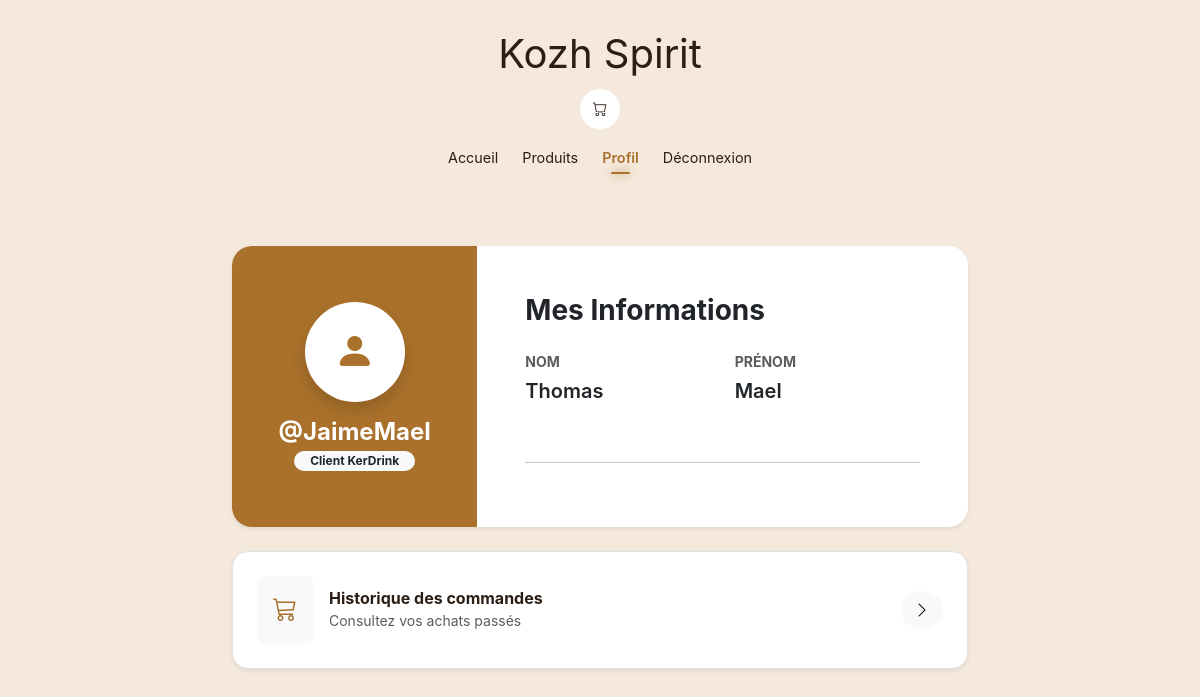
The app's page /?page=profil (signed in) with its own data.
### tables this page shows
CREATE TABLE `client` (
  `idClient` int(11) NOT NULL,
  `nom` varchar(32) NOT NULL,
  `prenom` varchar(32) NOT NULL,
  `pseudo` varchar(32) NOT NULL,
  `mdp` varchar(32) NOT NULL,
  `mail` varchar(50) DEFAULT NULL,
  `telephone` varchar(15) DEFAULT NULL
);

### app/controllers/CustomerController.php (called while the page is built, shortened)
<?php
class CustomerController
{
    public function index(PDO $db): void
    {
        $customerModel = new Customer($db);
        $customer = $customerModel->getById($_SESSION["user"]["idClient"]);
        require_once ROOT . "app/views/customer/profil.php";
        require_once ROOT . "app/views/layout.php";
    }
}

### app/models/Customer.php (called while the page is built, shortened)
<?php
readonly class Customer
{
    private PDO $db;
    public function __construct(PDO $db)
    {
        $this->db = $db;
    }
    public function getById(int $id): array
    {
        $sql = "SELECT * FROM client WHERE idClient = :id;";
        $stmt = $this->db->prepare($sql);
        $stmt->execute(['id' => $id]);
        return $stmt->fetch(PDO::FETCH_ASSOC);
    }
}

### app/views/customer/profil.php (the view, shortened to what this page needs)
<main class="container py-5">
    <div class="row justify-content-center">
        <div class="col-lg-8">
            <div class="card border-0 shadow-sm overflow-hidden" style="border-radius: 20px; background: #f8f9fa;">
                <div class="row g-0">
                    <div class="col-md-4 text-center p-5 d-flex flex-column align-items-center justify-content-center"
                         style="background-color: var(--acc); color: white;">
                        <div class="rounded-circle bg-white d-flex align-items-center justify-content-center mb-3 shadow"
                             style="width: 100px; height: 100px;">
                            <i class="bi bi-person-fill fs-1" style="color: var(--acc)"></i>
                        </div>
                        <h4 class="fw-bold mb-1">@<?= htmlspecialchars($customer["pseudo"]) ?></h4>
                        <span class="badge bg-light text-dark rounded-pill px-3">Client KerDrink</span>
                    </div>
                    <div class="col-md-8 p-5 bg-white">
                        <div class="d-flex justify-content-between align-items-center mb-4">
                            <h3 class="fw-bold mb-0">Mes Informations</h3>
                        </div>
                        <div class="row g-4">
                            <div class="col-sm-6">
                                <label class="text-uppercase small fw-bold text-muted mb-1 d-block">Nom</label>
                                <p class="fs-5 fw-semibold text-dark"><?= htmlspecialchars($customer["nom"]) ?></p>
                            </div>
                            <div class="col-sm-6">
                                <label class="text-uppercase small fw-bold text-muted mb-1 d-block">Prénom</label>
                                <p class="fs-5 fw-semibold text-dark"><?= htmlspecialchars($customer["prenom"]) ?></p>
                            </div>
                            <div class="col-12">
                                <hr class="opacity-10">
                            </div>
                        </div>
                    </div>
                </div>
            </div>
            <div class="mt-4 p-4 border rounded-4 d-flex justify-content-between align-items-center bg-white shadow-sm position-relative">
                <div class="d-flex align-items-center gap-3">
                    <div class="p-3 rounded-3 bg-light">
                    </div>
                    <div>
                        <h6 class="mb-0 fw-bold">Historique des commandes</h6>
                        <small class="text-muted">Consultez vos achats passés</small>
                    </div>
                </div>
                <a href="/?page=historique" class="btn btn-light rounded-circle stretched-link"><i class="bi bi-chevron-right"></i></a>
            </div>
        </div>
    </div>
</main>

### public/css/styles.css (style rules this page uses)
:root { --bg: #F4E9DC; --bg-card: #FFFFFF; --acc: #A9712B; --acc-soft: rgba(169, 113, 43, 0.08); --txt: #2B1E16; --txt-mute: #7A6A58; --border: rgba(169, 113, 43, 0.15); }
body { background-color: var(--bg); color: var(--txt); transition: 0.5s; font-family: 'Inter', sans-serif; }
::placeholder { color: var(--txt-mute) !important; opacity: 0.5 !important; }

### records on screen
client: pseudo "JaimeMael", nom "Thomas", prenom "Mael"
